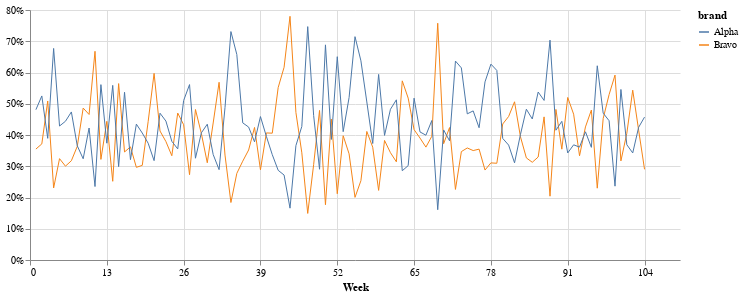

This figure's notebook cell:
### Code cell
pct_volume_plot = (
    weekly_vol_summary('All', grocery_lf)
    .group_by('week')
    .agg(
        pl.col('Weekly Volume').sum().alias('Total Weekly Volume')
    )
    .join(
        other=weekly_vol_summary(['Alpha', 'Bravo'], grocery_lf),
        on='week',
    )
    .filter(
        (pl.col('brand').is_in(['Alpha', 'Bravo']))
    )
    .with_columns(
        # compute brand wise % of total volume sale
        (pl.col('Weekly Volume') / pl.col('Total Weekly Volume')).alias('pct_volume')
    )
).collect()

weekly_plot(dataframe=pct_volume_plot, 
            y='pct_volume', 
            color='brand', 
            title="", 
            y_axis_label="", 
            pct=True, 
            legend=True)

### Figure 1 — Vega-Lite specification as saved in the notebook (floating-point values rounded to 4 significant figures; data arrays with more than 128 entries replaced by an {"elided": "..."} marker saying what was removed)
{"$schema": "https://vega.github.io/schema/vega-lite/v5.20.1.json", "config": {"axisY": {}, "view": {"continuousHeight": 300, "continuousWidth": 300, "stroke": null}}, "data": {"name": "data-ac46e1a0303f163568720bdec5325aa4"}, "datasets": {"data-ac46e1a0303f163568720bdec5325aa4": {"elided": "208 records"}}, "encoding": {"color": {"field": "brand", "legend": {"title": "brand"}, "type": "nominal"}, "x": {"axis": {"labelExpr": "datum.value", "title": "Week", "values": [0, 13, 26, 39, 52, 65, 78, 91, 104]}, "field": "week", "type": "quantitative"}, "y": {"axis": {"format": ",.0%"}, "field": "pct_volume", "title": "", "type": "quantitative"}}, "height": 250, "mark": {"strokeWidth": 1, "type": "line"}, "title": "", "width": 650}
